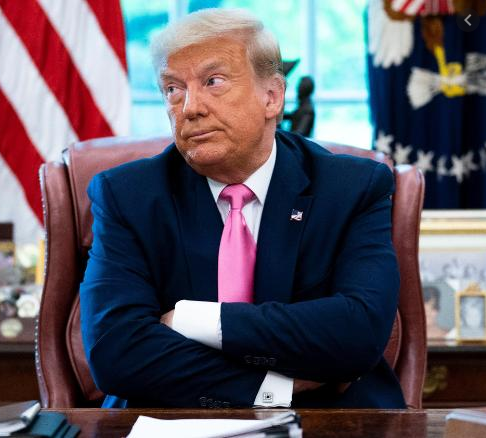
#> input picture images/trump.png, 486 x 438 px
$ python CartoonApp.py
#> lines starting #> are read from the running program, lines starting #| are printed output that depends on the picture
"""Python script to make a cartoonized photo
@uthor: azseza
Methodology : azseza
1.First, apply a bilateral filter to reduce the color palette of the image.
2.Then, convert the original color image into grayscale.
3.After that, apply a median blur to reduce image noise.
4.Use adaptive thresholding to detect and emphasize the edges in an edge mask.
5.Finally, combine the color image from step 1 with the edge mask from step 4.
"""

import cv2 as cv
import numpy as np

#Using a bilateral filter :
# A bilateral filter smoothens the flat regions while sharpening the edges.
# We first neet to resize the input image with the helper function resize()

image = cv.imread('images/trump.png')
#> image is the input picture: shape (438, 486, 3); mean B, G, R 98.8, 88.7, 95.3

def bilateral_filter(image: np.uint8, num_bilaterals:int=5, num_pyrups:int=5)->np.uint8:
    """Function that applyes a biletarel filter :
    1- Downsample the image using multiple pyrDown calls
    2-apply multiple bilateral filters
    3-upsample it to the original size
    Args:
        image (np.unit8):

    Returns:
        np.unit8: filtred Image
    """
    #downsample the image  ::
    downsamled_image = image
    for _ in range(num_pyrups):
        downsamled_image = cv.pyrDown(image)
    for _ in range(num_bilaterals):
        global filterd_small_img
        filterd_small_img = cv.bilateralFilter(downsamled_image, 9,
                                            9, 7)
    filtered_normal_img = filterd_small_img
    for _ in range(num_pyrups):
        filtered_normal_img = cv.pyrUp(filtered_normal_img)
    return filtered_normal_img

#Detecting and emphasizing permanent edges
def emphasize_edges(image : np.uint8) -> np.uint8 :
    """Function that detectes and emphesizes edges
    """
    #We first reduce the noise of the image with a median blur
    img_grey = cv.cvtColor(image, cv.COLOR_RGB2GRAY)
    img_blur = cv.medianBlur(img_grey, 7)
    #And then we apply threshhold
    grey_edges = cv.threshold(img_blur, 255,
                            cv.ADAPTIVE_THRESH_MEAN_C,
                            cv.THRESH_BINARY, 9)
    return grey_edges

def cartoonize(image: np.uint8)->np.uint8:
    """function to cartoonize an image that combines
    the eges emphesizes and the biliateral filters
    * the number of pyrUps is 5
    * the number of bilaterals is 5
    as sited in the function definition
    Args:
        image (np.unit8): input image

    Returns:
        np.unit8: [description]
    """
    #Reducing the color palette of the input image
    reduced_img = bilateral_filter(image)
#> the loop in bilateral_filter, `for _ in range(num_pyrups):` made 5 passes
#> pass 1, in bilateral_filter, `downsamled_image = cv.pyrDown(image)`:
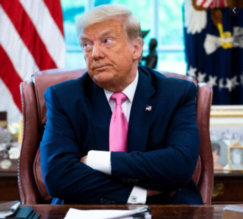
#> downsamled_image: shape (219, 243, 3); mean B, G, R 98.9, 88.9, 95.4
#> the loop in bilateral_filter, `for _ in range(num_pyrups):` made 5 passes
#> pass 1, in bilateral_filter, `filtered_normal_img = cv.pyrUp(filtered_normal_img)`:
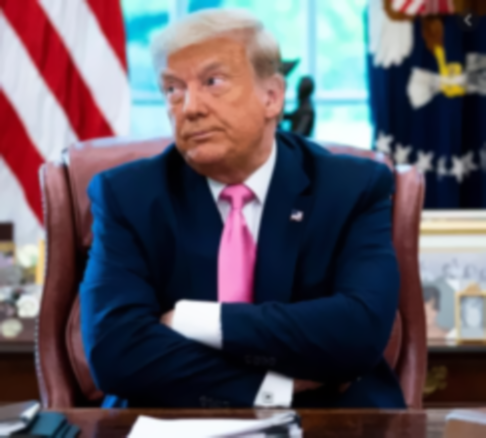
#> filtered_normal_img: shape (438, 486, 3); mean of channels 0, 1, 2 98.9, 88.8, 95.3; drawn as B, G, R
    #making sure the downsampled image has the same dims as the input image
    try:
        assert reduced_img.shape == image.shape
    except  AssertionError:
        reduced_img = cv.resize(reduced_img, image.shape[:2])
    #converting to grayscale, and bluring the image
    grey_edges = emphasize_edges(image)
    #combine downscaled image with grey edges
    rbg_edges = cv.cvtColor(grey_edges, cv.COLOR_GRAY2RGB)
    outputs = cv.bitwise_and(reduced_img, rbg_edges)
    return outputs

#testing
in_img = cv.imread('images/trump.png')
out_img = cartoonize(in_img)
#> in cartoonize, `reduced_img = cv.resize(reduced_img, image.shape[:2])`:
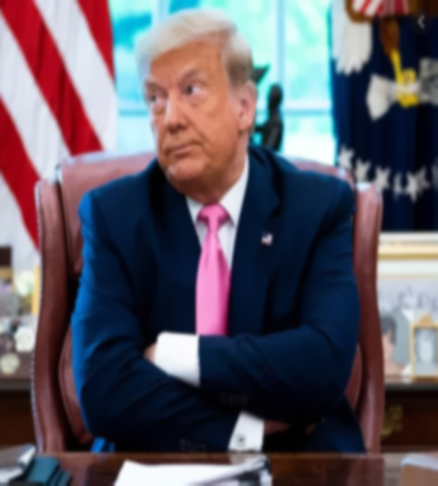
#> reduced_img: shape (486, 438, 3); mean B, G, R 99, 88.9, 95.4
#> in emphasize_edges, `img_grey = cv.cvtColor(image, cv.COLOR_RGB2GRAY)`:
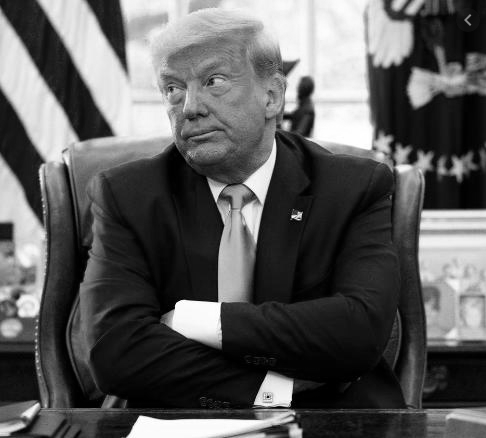
#> img_grey: shape (438, 486); min 0, max 255, mean 92.5
#> in emphasize_edges, `img_blur = cv.medianBlur(img_grey, 7)`:
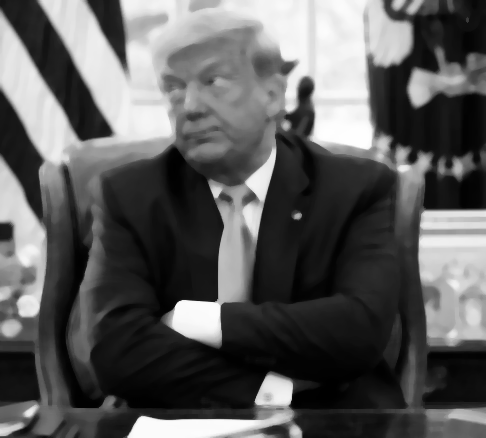
#> img_blur: shape (438, 486); min 0, max 254, mean 92.4
#> (the run stopped early here; a loop or call above may not have finished)
